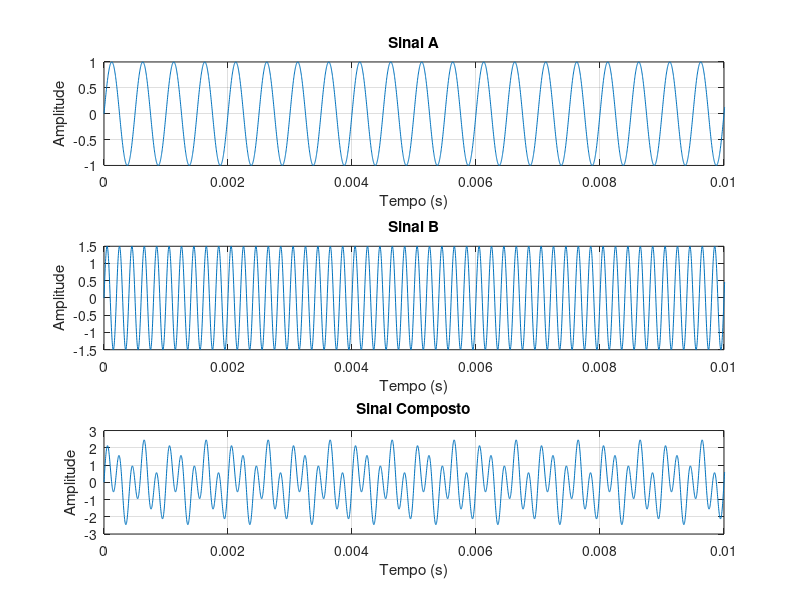
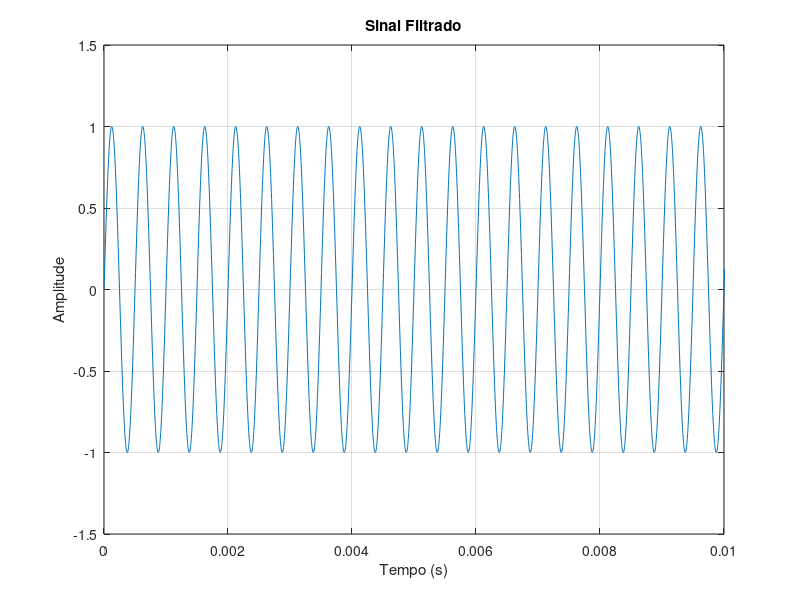
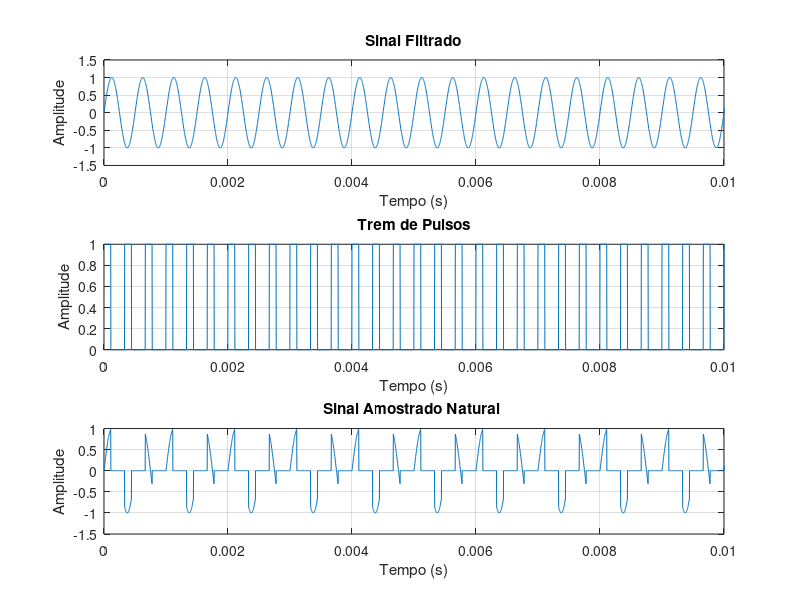
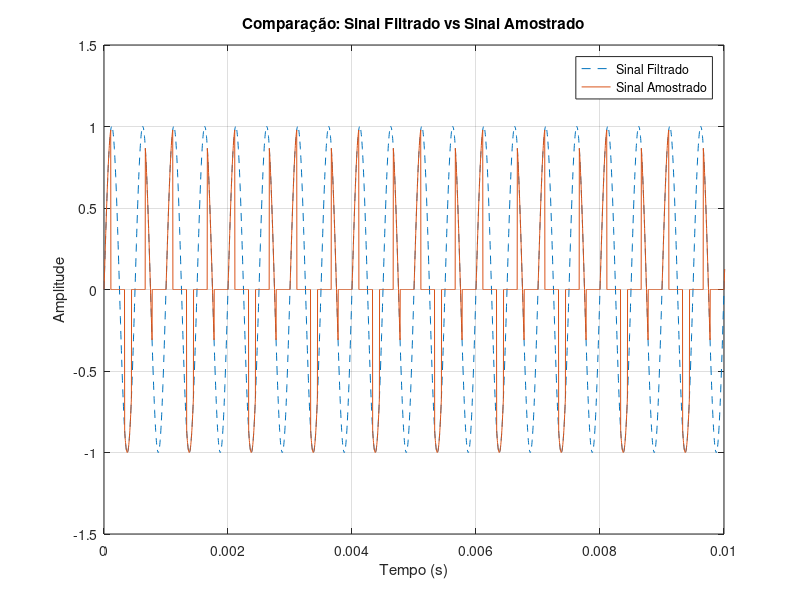

MATLAB code to generate these figures, in order:
clear;
clc;
close all;

pkg load signal;

f1 = 2e3;        % Frequencia do Sinal A (util)
f2 = 5e3;        % Frequencia do Sinal B (fora da banda permitida)
A1 = 1.0;        % Amplitude do Sinal A
A2 = 1.5;        % Amplitude do Sinal B

fs = 3e3;        % Frequencia de amostragem
Ts = 1/fs;       % Periodo de amostragem
fAnalog = 360e3; % Frequencia da grade computacional (emula tempo continuo)
Ta = 1/fAnalog;  % Passo da grade computacional
tempoTotal = 1;  % Tempo total de simulação
t = 0:Ta:tempoTotal-Ta; % Grade computacional
nPAnalog = length(t);   % Total de pontos da grade
fCorte = 3e3;    % Frequencia de corte do filtro passa baixas anti aliasing

duty = 1/3;      % Duty cycle do pulso
d = duty*Ts;     % Largura do pulso em segundos

sinalA = A1*sin(2*pi*f1*t); % Sinal a ser amostrado
sinalB = A2*sin(2*pi*f2*t); % Sinal fora da banda
sinalComposto = sinalA + sinalB;

% Emulando um filtro ideal anti-aliasing
filtroIdeal = zeros(1,nPAnalog);

for i = 1:nPAnalog
    fAtual = (i-1)*(fAnalog/nPAnalog);

    if fAtual <= fCorte || fAtual >= (fAnalog-fCorte)
        filtroIdeal(i) = 1;
    else
        filtroIdeal(i) = 0;
    end
end

sinalCompostoFFT = fft(sinalComposto);
sinalFiltradoFFT = sinalCompostoFFT .* filtroIdeal;
sinalFiltrado = real(ifft(sinalFiltradoFFT));

% Figura 1: Sinais no tempo
figure;

subplot(3,1,1);
plot(t,sinalA);
grid on;
xlabel('Tempo (s)');
ylabel('Amplitude');
title('Sinal A');
xlim([0 0.01]);

subplot(3,1,2);
plot(t,sinalB);
grid on;
xlabel('Tempo (s)');
ylabel('Amplitude');
title('Sinal B');
xlim([0 0.01]);

subplot(3,1,3);
plot(t,sinalComposto);
grid on;
xlabel('Tempo (s)');
ylabel('Amplitude');
title('Sinal Composto');
xlim([0 0.01]);

saveas(gcf, sprintf('Natural_%gHz_01_Sinais_No_Tempo_A.png', fs));

figure;

subplot(1,1,1);
plot(t,sinalFiltrado);
grid on;
xlabel('Tempo (s)');
ylabel('Amplitude');
title('Sinal Filtrado');
xlim([0 0.01]);

saveas(gcf, sprintf('Natural_%gHz_01_Sinais_No_Tempo_B.png', fs));

kPasso = round(fAnalog / fs);
kPulso = round(duty * kPasso);

% Trem de pulsos retangulares para amostragem natural
tremPulsos = zeros(1,nPAnalog);
tremPulsos(mod(0:nPAnalog-1, kPasso) < kPulso) = 1;
dutyReal = mean(tremPulsos); % c0 medido do trem de pulsos

sinalAmostrado = sinalFiltrado .* tremPulsos; % Amostragem natural: x(t) * p(t)

% Figura 2: Processo de amostragem no tempo
figure;

subplot(3,1,1);
plot(t,sinalFiltrado);
grid on;
xlabel('Tempo (s)');
ylabel('Amplitude');
title('Sinal Filtrado');
xlim([0 0.01]);

subplot(3,1,2);
plot(t,tremPulsos);
grid on;
xlabel('Tempo (s)');
ylabel('Amplitude');
title('Trem de Pulsos');
xlim([0 0.01]);

subplot(3,1,3);
plot(t,sinalAmostrado);
grid on;
xlabel('Tempo (s)');
ylabel('Amplitude');
title('Sinal Amostrado Natural ');
xlim([0 0.01]);

saveas(gcf, sprintf('Natural_%gHz_02_Processo_De_Amostragem_A.png', fs));

figure;

subplot(1,1,1);
plot(t, sinalFiltrado, '--');
hold on;
plot(t, sinalAmostrado);
grid on;
xlabel('Tempo (s)');
ylabel('Amplitude');
title('Comparação: Sinal Filtrado vs Sinal Amostrado');
legend('Sinal Filtrado', 'Sinal Amostrado');
xlim([0 0.01]);
hold off;

saveas(gcf, sprintf('Natural_%gHz_02_Processo_De_Amostragem_B.png', fs));

f = (-nPAnalog/2:nPAnalog/2-1)*(fAnalog/nPAnalog);

sinalFiltradoFFT_plot = fftshift(fft(sinalFiltrado))/nPAnalog;
tremPulsosFFT_plot = fftshift(fft(tremPulsos))/nPAnalog;
sinalAmostradoFFT_plot = fftshift(fft(sinalAmostrado))/nPAnalog;

magFiltrado = abs(sinalFiltradoFFT_plot);
faseFiltrado = angle(sinalFiltradoFFT_plot) * (180/pi);
faseFiltrado(magFiltrado < 0.01 * max(magFiltrado)) = 0;

magTrem = abs(tremPulsosFFT_plot);

magAmostrado = abs(sinalAmostradoFFT_plot);
faseAmostrado = angle(sinalAmostradoFFT_plot) * (180/pi);
faseAmostrado(magAmostrado < 0.01 * max(magAmostrado)) = 0;

% Figura 3: Espectro do sinal - Parte Imaginária (2 subplots)
figure;

subplot(2,1,1);
stem(f,imag(sinalFiltradoFFT_plot),'.');
grid on;
xlabel('Frequência (Hz)');
ylabel('Amplitude');
title('Espectro do sinal - Sinal Filtrado');
xlim([-10000 10000]);
xticks(-10000:2000:10000);

subplot(2,1,2);
stem(f,imag(sinalAmostradoFFT_plot),'.');
grid on;
xlabel('Frequência (Hz)');
ylabel('Amplitude');
title('Espectro do sinal - Sinal Amostrado');
xlim([-5*fs 5*fs]);
xticks(-5*fs : fs : 5*fs);

saveas(gcf, sprintf('Natural_%gHz_03_Espectros_Do_Sinal_Imag.png', fs));

% Figura 4: Espectros de Magnitude (3 subplots)
figure;

subplot(3,1,1);
stem(f,magFiltrado,'.');
grid on;
xlabel('Frequência (Hz)');
ylabel('Magnitude');
title('Espectro de Magnitude - Sinal Filtrado');
xlim([-10000 10000]);
xticks(-10000:2000:10000);

subplot(3,1,2);
stem(f,magTrem,'.');
grid on;
xlabel('Frequência (Hz)');
ylabel('Magnitude');
title('Espectro de Magnitude - Trem de Pulsos');
xlim([-5*fs 5*fs]);
xticks(-5*fs : fs : 5*fs);

subplot(3,1,3);
stem(f,magAmostrado,'.');
grid on;
xlabel('Frequência (Hz)');
ylabel('Magnitude');
title('Espectro de Magnitude - Sinal Amostrado');
xlim([-5*fs 5*fs]);
xticks(-5*fs : fs : 5*fs);

saveas(gcf, sprintf('Natural_%gHz_04_Espectros_De_Magnitude.png', fs));

% Figura 5: Espectros de Fase (2 subplots)
figure;

subplot(2,1,1);
stem(f,faseFiltrado,'.');
grid on;
xlabel('Frequência (Hz)');
ylabel('Fase (graus)');
title('Espectro de Fase - Sinal Filtrado');
xlim([-10000 10000]);
xticks(-10000:2000:10000);
ylim([-180 180]);
yticks(-180:90:180);

subplot(2,1,2);
stem(f,faseAmostrado,'.');
grid on;
xlabel('Frequência (Hz)');
ylabel('Fase (graus)');
title('Espectro de Fase - Sinal Amostrado');
xlim([-5*fs 5*fs]);
xticks(-5*fs : fs : 5*fs);
ylim([-180 180]);
yticks(-180:45:180);

saveas(gcf, sprintf('Natural_%gHz_05_Espectros_De_Fase.png', fs));

% Reconstrução por filtro passa-baixas ideal
fCorteReconstrucao = fs/2;
filtroReconstrucao = zeros(1,nPAnalog);

for i = 1:nPAnalog
    fAtual = (i-1)*(fAnalog/nPAnalog);
    if fAtual <= fCorteReconstrucao || fAtual >= (fAnalog-fCorteReconstrucao)
        filtroReconstrucao(i) = 1;
    else
        filtroReconstrucao(i) = 0;
    end
end

sinalReconstruidoFFT = fft(sinalAmostrado) .* filtroReconstrucao / dutyReal;
sinalReconstruido = real(ifft(sinalReconstruidoFFT));

filtroReconstrucaoPlot = fftshift(filtroReconstrucao);
sinalReconstruidoFFT_plot = fftshift(sinalReconstruidoFFT)/nPAnalog;

% Figura 6: Etapa de Reconstrução e Comparação
figure;

subplot(3,1,1);
stem(f,imag(sinalAmostradoFFT_plot),'.');
grid on;
xlabel('Frequência (Hz)');
ylabel('Amplitude');
title('Espectro do sinal - Sinal Amostrado');
xlim([-5*fs 5*fs]);
xticks(-5*fs : fs : 5*fs);

subplot(3,1,2);
plot(f,filtroReconstrucaoPlot);
grid on;
xlabel('Frequência (Hz)');
ylabel('Ganho');
title('Filtro Ideal de Reconstrução');
xlim([-5*fs 5*fs]);
xticks(-5*fs : fs : 5*fs);
ylim([-0.2 1.2]);

subplot(3,1,3);
stem(f,imag(sinalReconstruidoFFT_plot),'.');
grid on;
xlabel('Frequência (Hz)');
ylabel('Amplitude');
title('Espectro do sinal - Sinal Reconstruído');
xlim([-5*fs 5*fs]);
xticks(-5*fs : fs : 5*fs);

saveas(gcf, sprintf('Natural_%gHz_06_Reconstrucao_E_Comparacao_A.png', fs));

figure;

subplot(1,1,1);
plot(t, sinalFiltrado,'DisplayName', 'Sinal Filtrado');
hold on;
plot(t, sinalReconstruido, '--','DisplayName', 'Sinal Reconstruído');
grid on;
xlabel('Tempo (s)');
ylabel('Amplitude');
title('Comparação: Sinal Filtrado vs Sinal Reconstruído');
xlim([0 0.01]);
legend('Location', 'northeast');
hold off;

saveas(gcf, sprintf('Natural_%gHz_06_Reconstrucao_E_Comparacao_B.png', fs));
